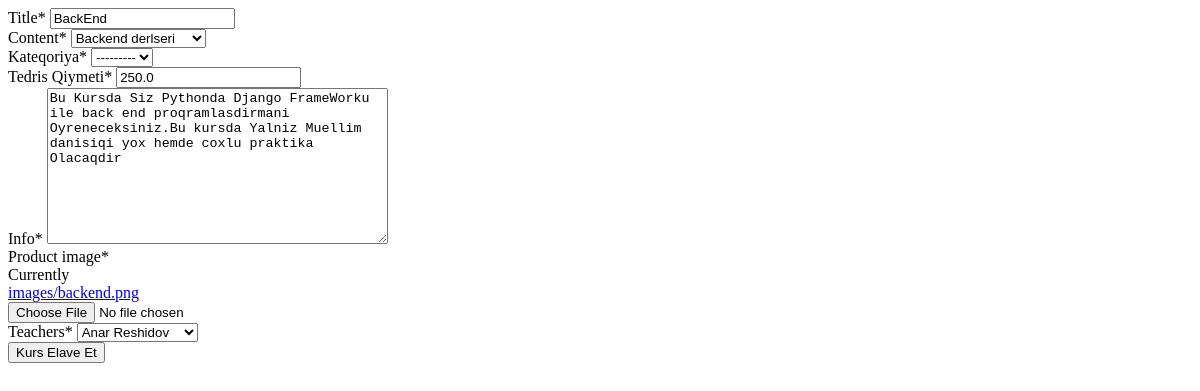
Page /cource/edit/5 on the earlier database version.
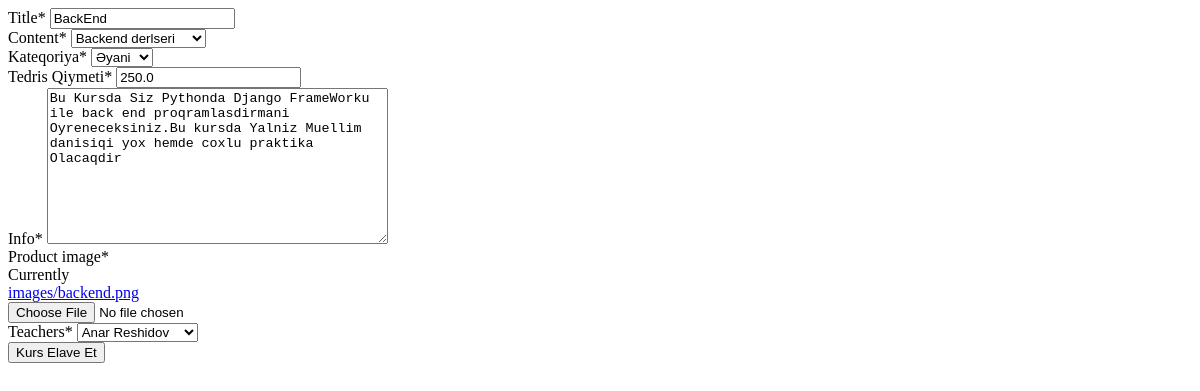
Same page on the later database version.
### accounts/models.py (models this page shows, shortened)
class Product(models.Model):
    CATEGORY=(
        ("qiyabi","Əyani"),
        ("online","Online")
    )
    CONTENT=(
        ("informatics lessons","informatika dersleri"),
        ("Backend lessons","Backend derlseri"),
        ("Frontend lessons","FrontEnd derlseri"),
        ("Fullstack lessons","Fullstack derlseri"),
        ("Electonics lessons","Elektonika dersleri"),
        ("Python lessons","Python dersleri"),
    )
    title=models.CharField(verbose_name="title",max_length=60)
    teachers = models.ForeignKey(Teacher, on_delete=models.SET_NULL,null=True)
    content=models.TextField(verbose_name="content",choices=CONTENT)
    price=models.FloatField(verbose_name="Tedris Qiymeti",default=0)
    description=models.TextField(verbose_name="Info",null=True)
    category=models.CharField(verbose_name="Kateqoriya",choices=CATEGORY,null=True,max_length=60)
    created_date=models.DateTimeField(auto_now_add=True)
    product_image=models.ImageField(null=False,upload_to="images/",default=None)

### accounts/views.py (the view)
# urls.py: path('edit/<int:id>',views.courcesedit,name="courcesedit"),
def courcesedit(request,id):
    product=get_object_or_404(Product,id=id)
    form=ProductForm(request.POST or None,request.FILES or None,instance=product)
    if form.is_valid():
        form.save()
        messages.success(request,"Kurs Ugurla Guncellendi!")
        return redirect("cources")
    return render(request,"courcesadd.html",{"form":form})

### accounts/forms.py
class ProductForm(ModelForm):
    class Meta:
        model=Product
        fields=('title','content','category','price','description','product_image',"teachers")

### accounts/models.py (called while the page is built)
    def __str__(self) -> str:
        return self.name

### templates/courcesadd.html (shortened to what this page needs)
<!DOCTYPE html>
{% load crispy_forms_tags %}
<html lang="en">
<head>
</head>
<body>
    <form method="post" enctype="multipart/form-data">
        {{form| crispy }}
        <button class="btn btn-primary" type="submit">Kurs Elave Et</button>
    </form>
</body>
</html>

Differences in the rows shown:
changed Product "BackEnd": category "---------" → "Əyani"
